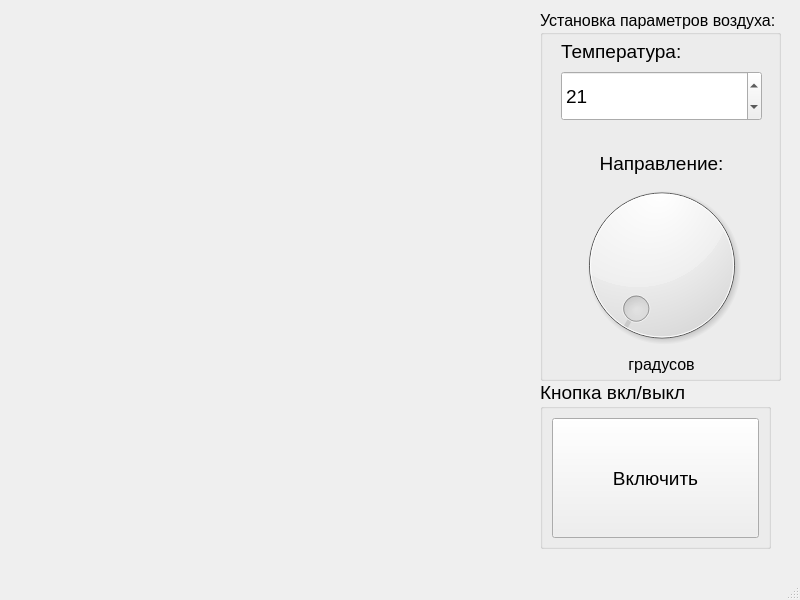
<?xml version="1.0" encoding="UTF-8"?>
<ui version="4.0">
 <class>MainWindow</class>
 <widget class="QMainWindow" name="MainWindow">
  <property name="geometry">
   <rect>
    <x>0</x>
    <y>0</y>
    <width>800</width>
    <height>600</height>
   </rect>
  </property>
  <property name="windowTitle">
   <string>MainWindow</string>
  </property>
  <widget class="QWidget" name="centralwidget">
   <widget class="QGroupBox" name="groupBox">
    <property name="geometry">
     <rect>
      <x>540</x>
      <y>10</y>
      <width>241</width>
      <height>371</height>
     </rect>
    </property>
    <property name="font">
     <font>
      <pointsize>12</pointsize>
     </font>
    </property>
    <property name="title">
     <string>Установка параметров воздуха:</string>
    </property>
    <widget class="QWidget" name="">
     <property name="geometry">
      <rect>
       <x>1</x>
       <y>28</y>
       <width>241</width>
       <height>336</height>
      </rect>
     </property>
     <layout class="QVBoxLayout" name="verticalLayout_3">
      <property name="leftMargin">
       <number>20</number>
      </property>
      <property name="rightMargin">
       <number>20</number>
      </property>
      <item>
       <layout class="QVBoxLayout" name="verticalLayout">
        <item>
         <widget class="QLabel" name="label">
          <property name="font">
           <font>
            <pointsize>14</pointsize>
           </font>
          </property>
          <property name="text">
           <string>Температура:</string>
          </property>
          <property name="alignment">
           <set>Qt::AlignLeading|Qt::AlignLeft|Qt::AlignVCenter</set>
          </property>
         </widget>
        </item>
        <item>
         <widget class="QSpinBox" name="spinBox">
          <property name="minimumSize">
           <size>
            <width>120</width>
            <height>50</height>
           </size>
          </property>
          <property name="font">
           <font>
            <pointsize>14</pointsize>
           </font>
          </property>
          <property name="minimum">
           <number>0</number>
          </property>
          <property name="maximum">
           <number>50</number>
          </property>
          <property name="value">
           <number>21</number>
          </property>
         </widget>
        </item>
       </layout>
      </item>
      <item>
       <layout class="QVBoxLayout" name="verticalLayout_2">
        <property name="spacing">
         <number>0</number>
        </property>
        <property name="topMargin">
         <number>25</number>
        </property>
        <item>
         <widget class="QLabel" name="label_2">
          <property name="font">
           <font>
            <pointsize>14</pointsize>
           </font>
          </property>
          <property name="text">
           <string>Направление:</string>
          </property>
          <property name="alignment">
           <set>Qt::AlignCenter</set>
          </property>
          <property name="margin">
           <number>0</number>
          </property>
          <property name="indent">
           <number>-1</number>
          </property>
         </widget>
        </item>
        <item>
         <widget class="QDial" name="dial">
          <property name="minimumSize">
           <size>
            <width>180</width>
            <height>180</height>
           </size>
          </property>
         </widget>
        </item>
        <item>
         <widget class="QLabel" name="label_3">
          <property name="text">
           <string>градусов</string>
          </property>
          <property name="alignment">
           <set>Qt::AlignCenter</set>
          </property>
         </widget>
        </item>
       </layout>
      </item>
     </layout>
    </widget>
   </widget>
   <widget class="QGroupBox" name="groupBox_2">
    <property name="geometry">
     <rect>
      <x>540</x>
      <y>380</y>
      <width>231</width>
      <height>169</height>
     </rect>
    </property>
    <property name="font">
     <font>
      <pointsize>14</pointsize>
     </font>
    </property>
    <property name="title">
     <string>Кнопка вкл/выкл</string>
    </property>
    <layout class="QVBoxLayout" name="verticalLayout_5">
     <item>
      <widget class="QPushButton" name="pushButton">
       <property name="minimumSize">
        <size>
         <width>200</width>
         <height>120</height>
        </size>
       </property>
       <property name="text">
        <string>Включить</string>
       </property>
      </widget>
     </item>
    </layout>
   </widget>
   <widget class="QWidget" name="">
    <property name="geometry">
     <rect>
      <x>0</x>
      <y>0</y>
      <width>2</width>
      <height>2</height>
     </rect>
    </property>
    <layout class="QVBoxLayout" name="verticalLayout_4"/>
   </widget>
   <widget class="QWidget" name="">
    <property name="geometry">
     <rect>
      <x>0</x>
      <y>0</y>
      <width>2</width>
      <height>2</height>
     </rect>
    </property>
    <layout class="QVBoxLayout" name="verticalLayout_6"/>
   </widget>
  </widget>
  <widget class="QMenuBar" name="menubar">
   <property name="geometry">
    <rect>
     <x>0</x>
     <y>0</y>
     <width>800</width>
     <height>20</height>
    </rect>
   </property>
  </widget>
  <widget class="QStatusBar" name="statusbar"/>
 </widget>
 <resources/>
 <connections/>
</ui>
